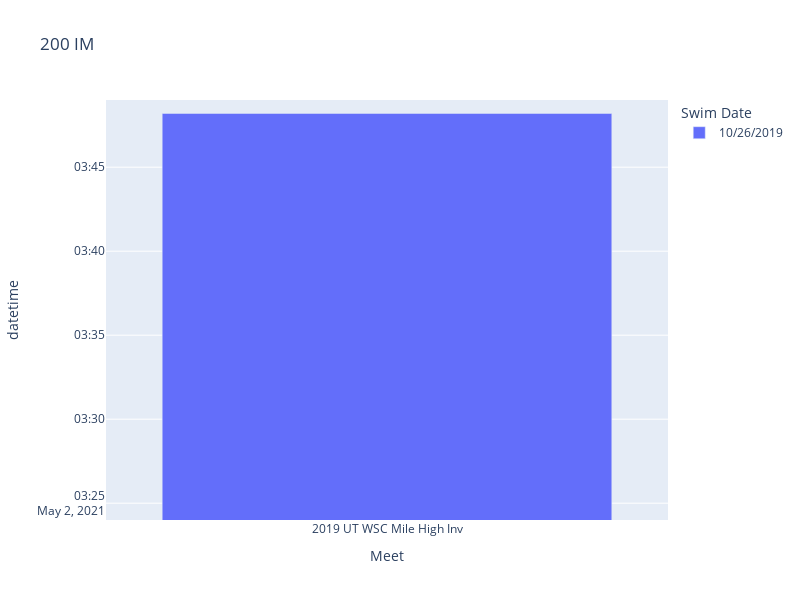

Notebook cell for this chart:
### Code cell
def fly_200_plot():
    '''function to make plot'''
    fig = px.bar(fl_200, x='Meet', y="datetime",color="Swim Date",title="200 Fly")
    fig.update_layout(yaxis_range=['2021-05-02 3:24:00' , '2021-05-02 3:49:00'], width=800, height=600)
    fig.show()
    py.plot(fig, filename = '200 FLY', auto_open=True)
    return
fly_200_plot()

### Figure 1 — Plotly figure (JSON) as saved in the notebook; plotly's stock layout.template omitted (floating-point values rounded to 4 significant figures)
{"data": [{"alignmentgroup": "True", "hovertemplate": "Swim Date=10/26/2019<br>Meet=%{x}<br>datetime=%{y}<extra></extra>", "legendgroup": "10/26/2019", "marker": {"color": "#636efa"}, "name": "10/26/2019", "offsetgroup": "10/26/2019", "orientation": "v", "showlegend": true, "textposition": "auto", "type": "bar", "x": ["2019 UT WSC Mile High Inv"], "xaxis": "x", "y": ["2021-05-02T03:48:12"], "yaxis": "y"}], "layout": {"barmode": "relative", "height": 600, "legend": {"title": {"text": "Swim Date"}, "tracegroupgap": 0}, "title": {"text": "200 IM"}, "width": 800, "xaxis": {"anchor": "y", "domain": [0, 1], "title": {"text": "Meet"}}, "yaxis": {"anchor": "x", "domain": [0, 1], "range": ["2021-05-02 3:24:00", "2021-05-02 3:49:00"], "title": {"text": "datetime"}}}}
